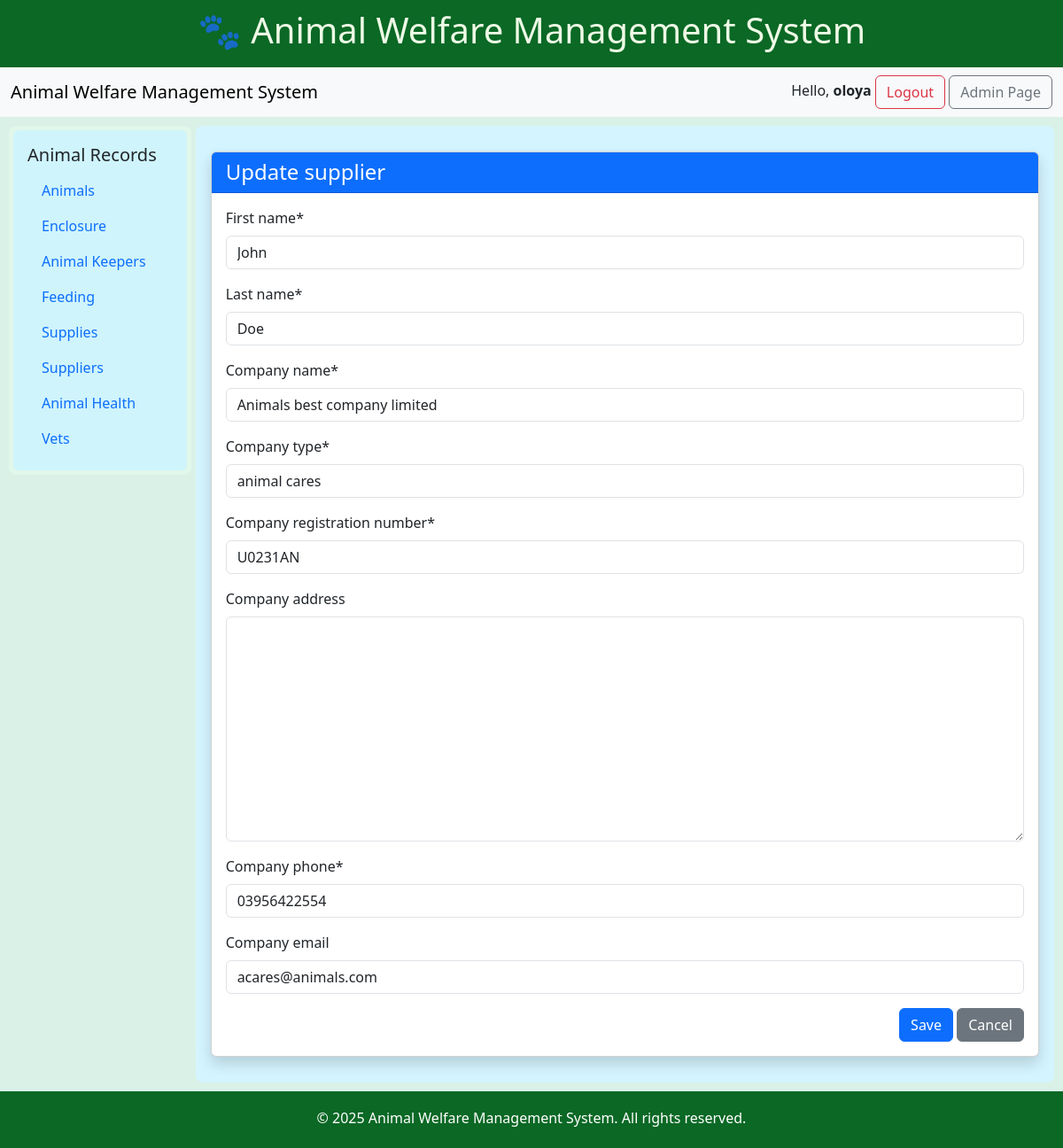
Page /update_supplier/1/ (signed in) on the committed database.
### zoo/models.py (models this page shows, shortened)
class Supplier(models.Model):
    first_name = models.CharField(max_length=100)
    last_name = models.CharField(max_length=100)
    company_name = models.CharField(max_length=100)
    company_type = models.CharField(max_length=100)
    company_registration_number = models.CharField(max_length=100)
    company_address = models.TextField(null=True, blank=True)
    company_phone = models.CharField(max_length=100)
    company_email = models.EmailField(null=True, blank=True)
    company_website = models.URLField(null=True, blank=True)
    date_added = models.DateTimeField(auto_now_add=True)

### zoo/views.py (the view)
# urls.py: path('update_supplier/<int:supplier_id>/', views.update_supplier, name='update_supplier'),
@login_required(login_url= 'login')
def update_supplier(request, supplier_id):
    supplier = Supplier.objects.get(id=supplier_id)
    form = SupplierForm(instance=supplier)
    if request.method == 'POST':
        form = SupplierForm(request.POST, instance=supplier)
    if form.is_valid():
        form.save()
        return redirect('supplier_list')
    context = {
        "form": form,
        "title": "Update supplier",
    }
    return render(request, "supplier/add_supplier.html", context)

### zoo/form.py
class SupplierForm(forms.ModelForm):
    class Meta:
        model = Supplier
        fields = ['first_name', 'last_name', 'company_name', 'company_type', 'company_registration_number', 'company_address', 'company_phone', 'company_email']

### zoo/templates/supplier/add_supplier.html (shortened to what this page needs)
{%extends "base.html" %}
{% load static %}
{% load crispy_forms_tags %}
{%  block content %}
<div class="container py-4">
    <div class="card shadow">
        <div class="card-header bg-primary text-white">
            <h4 class="mb-0">{{ title}}</h4>
        </div>
        <div class="card-body">
            <form method="POST" action="">
                {{ form|crispy }}
                <div class="text-end">
                    <button type="submit" class="btn btn-primary">Save</button>
                    <a href="{% url 'supplier_list' %}" class="btn btn-secondary">Cancel</a>
                </div>
            </form>
        </div>
    </div>
</div>
{% endblock %}

### zoo/templates/includes/navbar.html (shortened to what this page needs)
<div class="navbar navbar-expand-lg bg-body-tertiary">
    <div class="container-fluid">
      <a class="navbar-brand" href="">Animal Welfare Management System</a>
      <div>
        <span>Hello, <strong>{{ request.user }}</strong></span>
        <a href="{% url 'logout' %}" class="btn btn-outline-danger">Logout</a>
      {% if request.user.is_staff %}
        <a href="{% url 'admin:index' %}" class="btn btn-outline-secondary">Admin Page</a>
      {% endif %}
    </div>
  </div>
</div>

### zoo/templates/base.html (style rules this page uses)
html, body { height: 100%; margin: 0; }
body { display: flex; flex-direction: column; min-height: 100vh; }

### rows in the picture
Supplier: first_name "John", last_name "Doe", company_name "Animals best company limited", company_type "animal cares", company_registration_number "U0231AN", company_phone "03956422554", company_email "acares@animals.com"

### other values in the picture
{{ request.user }} "oloya"
{{ title }} "Update supplier"
